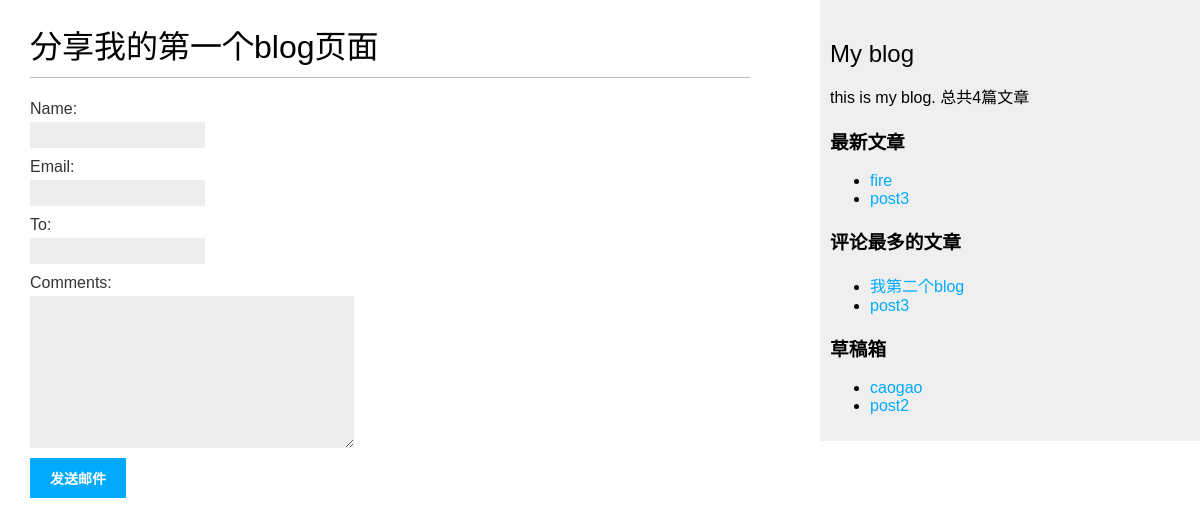
Screenshot of /blog/1/share/ with the database file from the repository.
### bolg/models.py (models this page shows, shortened)
class Post(models.Model):
    STATUS_CHOICES = (("draft","草稿"),("publish","发布"))
    title = models.CharField(max_length=300,verbose_name="标题")
    slug = models.SlugField(max_length=200,unique_for_date="publish")
    author = models.ForeignKey(User,on_delete=models.CASCADE,related_name="blog_posts")
    body = models.TextField()
    publish = models.DateTimeField(default=timezone.now)
    created = models.DateTimeField(auto_now_add=True)
    updatad = models.DateTimeField(auto_now=True)
    status = models.CharField(max_length=10,choices=STATUS_CHOICES,default="draft")
    class Meta:
        db_table = "blog" # 表名
        ordering = ("-publish",)
    objects = models.Manager() # 默认的管理器
    publishde = PublishManager() #自定义的管理器
    tags = TaggableManager()#taggit的模型管理器
    def get_absolute_url(self):
        return reverse("blog:post_detail",args=[self.publish.year,
                                                self.publish.month,
                                                self.publish.day,
                                                self.slug])

### bolg/views.py (the view)
# urls.py: path("<int:post_id>/share/",views.post_share,name="post_share")
def post_share(request,post_id):
    post = get_object_or_404(Post,id=post_id,status = "publish")
    send = False
    if request.method == "POST":
        form = EmailPostForm(request.POST)
        if form.is_valid():
            cd = form.cleaned_data
            post_url = request.build_absolute_uri(post.get_absolute_url())
            subject = "{} share reding".format(cd["name"])
            message = "read comments {},文章的连接是:{}".format(cd["comments"],
                                                        post_url)
            send_mail(subject,message,cd["email"],[cd["to"]])
    else:
        form = EmailPostForm()
    return render(request,"blog/post/share.html",{"post":post,
                                                  "form":form,"send":send})

### bolg/forms.py
class EmailPostForm(forms.Form):
    name = forms.CharField(max_length=35)
    email = forms.EmailField()
    to = forms.EmailField()
    comments = forms.CharField(required=False,widget=forms.Textarea)

### bolg/models.py (called while the page is built)
    def get_queryset(self):
        return super(PublishManager,self).get_queryset().filter(status="publish")

### bolg/templatetags/blog_tags.py (called while the page is built)
@register.simple_tag
def total_posts():
    return Post.publishde.count()

@register.inclusion_tag("blog/post/latest_posts.html")
def show_latest_posts(count=2):
    latest_posts = Post.publishde.order_by("-publish")[:count]
    return {"latest_posts":latest_posts}

@register.simple_tag
def get_most_comment_posts():
    return Post.publishde.annotate(total_comments=Count("comments")).order_by("-total_comments")[:2]

@register.simple_tag
def show_all_unactive():
    all_unactive = Post.objects.filter(status="draft")
    return all_unactive

### templates/blog/post/share.html (shortened to what this page needs)
{% extends "blog/base.html" %}
{% block content %}
    {% if send %}
        <h1>Email 已经发送成功</h1>
    {% else %}
        <h1>分享{{ post.title }}</h1>
        <form action="." method="POST">
            {{ form.as_p }}
            <input type="submit" value="发送邮件">
        </form>
    {% endif %}
{% endblock %}

### templates/blog/base.html (shortened to what this page needs)
{% load static %}
{% load blog_tags %}
<!DOCTYPE html>
<html lang="en">
<head>
    <link rel="stylesheet" href="/static/blog.css">
</head>
<body>
    <div id="content">
        {% block content %}
        {% endblock %}
    </div>
    <div id="sidebar">
        <h2>My blog</h2>
        <p>this is my blog. 总共{% total_posts %}篇文章</p>
        <h3>最新文章</h3>
        {% show_latest_posts %}
        <h3>评论最多的文章</h3>
        {% get_most_comment_posts as most_comment_posts %}
        <ul>
            {% for post in most_comment_posts %}
                <li>
                    <a href="{{ post.get_absolute_url }}">{{ post.title }}</a>
                </li>
            {% endfor %}
        </ul>
        <h3>草稿箱</h3>
        {% show_all_unactive as all_unactive%}
        <ul>
            {% for post in all_unactive %}
                <li>
                    <a href="{{ post.get_absolute_url }}">{{ post.title }}</a>
                </li>
            {% endfor %}
        </ul>
    </div>
</body>
</html>

### templates/blog/post/latest_posts.html
<ul>
    {% for post in latest_posts %}
        <li>
            <a href="{{ post.get_absolute_url }}">{{ post.title }}</a>
        </li>
    {% endfor %}
</ul>

### static/blog.css (style rules this page uses)
body { margin:0; padding:0; font-family:helvetica, sans-serif; }
a { color:#00abff; text-decoration:none; }
h1 { font-weight:normal; border-bottom:1px solid #bbb; padding:0 0 10px 0; }
h2 { font-weight:normal; margin:30px 0 0; }
#content { float:left; width:60%; padding:0 0 0 30px; }
#sidebar { float:right; width:30%; padding:10px; background:#efefef; height:100%; }
label { float:left; clear:both; color:#333; margin-bottom:4px; }
input, textarea { clear:both; float:left; margin:0 0 10px; background:#ededed; border:0; padding:6px 10px; font-size:12px; }
input[type=submit] { font-weight:bold; background:#00abff; color:#fff; padding:10px 20px; font-size:14px; text-transform:uppercase; }

### rows the page displays
Post: title "我的第一个blog页面"
Post: title "fire"
Post: title "post3"
Post: title "我第二个blog"
Post: title "caogao"
Post: title "post2"
